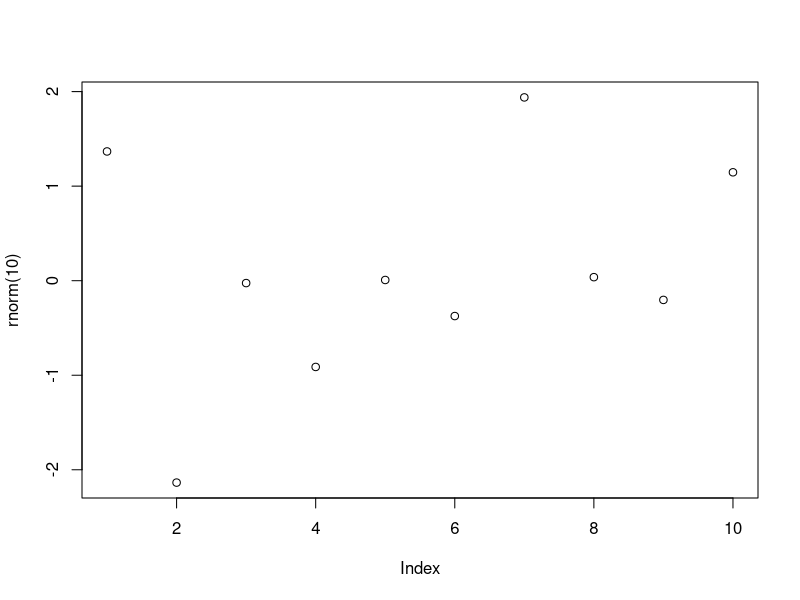

Write R code to recreate this figure.
## ---- chunk 1
plot(rnorm(10))
## ---- chunk 2
head(iris)
